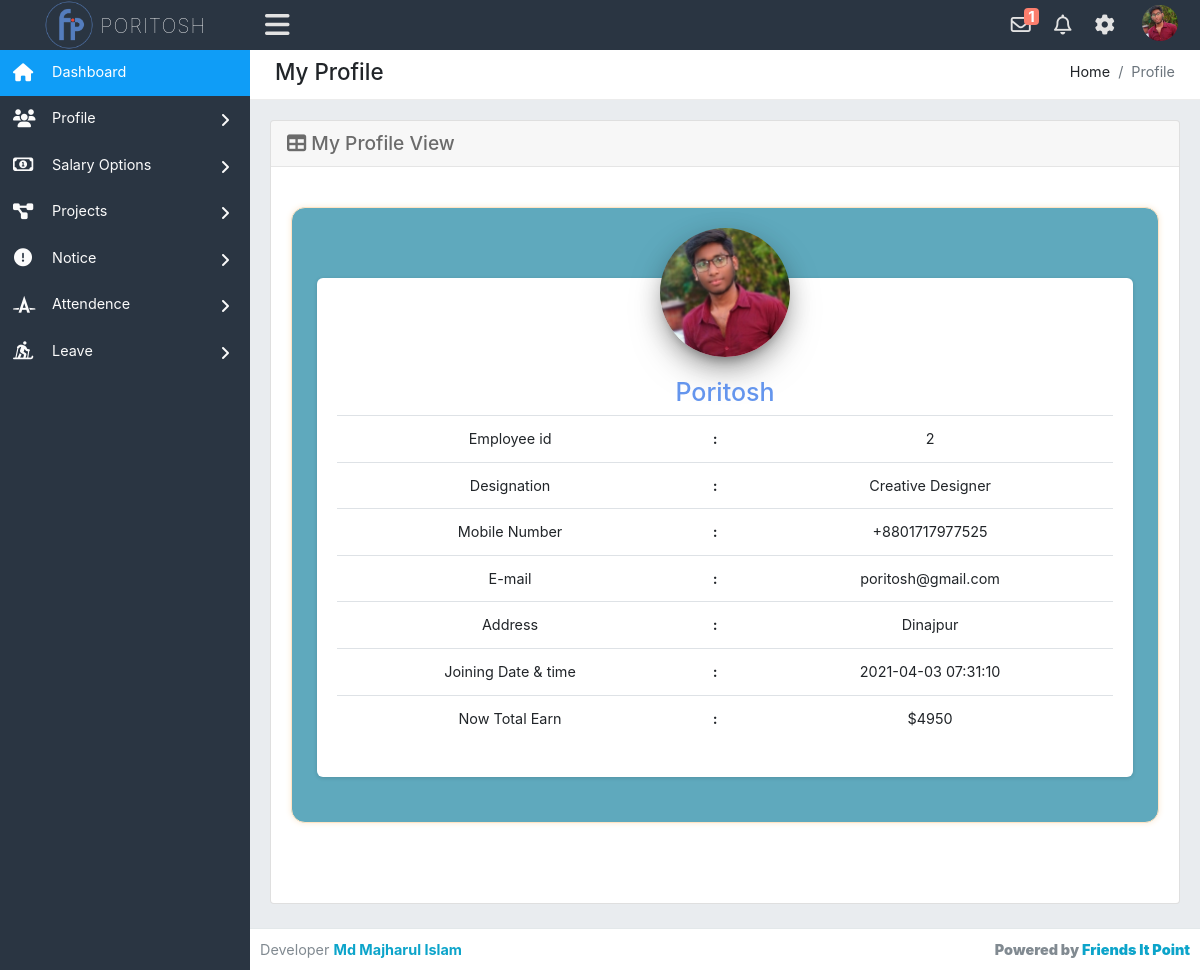
The page /myprofile.php (signed in) on the database its author committed.
### tables this page shows
CREATE TABLE `employee_info` (
  `id` int(11) NOT NULL,
  `employee_id` int(50) NOT NULL,
  `emp_fullname` varchar(100) NOT NULL,
  `emp_mail` varchar(50) NOT NULL,
  `emp_phone` int(20) NOT NULL,
  `emp_designation` varchar(50) NOT NULL,
  `emp_salary` varchar(50) NOT NULL,
  `emp_address` varchar(100) NOT NULL,
  `emp_password` varchar(150) NOT NULL,
  `emp_bio` varchar(1000) NOT NULL,
  `profile_pic` varchar(50) NOT NULL,
  `register_timedate` timestamp NOT NULL DEFAULT current_timestamp(),
  `total_salary` varchar(100) NOT NULL
);

### myprofile.php (the view)
<?php require_once('header.php'); ?>
<div class="row">
    <div class="col-xl-12">
        <div class="breadcrumb-holder">
            <h1 class="main-title float-left">My Profile</h1>
            <ol class="breadcrumb float-right">
                <li class="breadcrumb-item">Home</li>
                <li class="breadcrumb-item active">Profile</li>
            </ol>
            <div class="clearfix"></div>
        </div>
    </div>
</div>
<div class="row">
	<div class="col-xs-12 col-sm-12">
        <div class="card mb-3">
            <div class="card-header">
                <h3><i class="fas fa-table"></i> My Profile View</h3>
            </div>
            <div class="card-body">
          <div class="emp_info">
                <div class="emp_info_single">
                  <div class="emp_profile">
                    <div class="emp_avatar">
                      <a href="#emp_pablo">
                        <img class="img" src="uploads/<?php echo $row['profile_pic']; ?>" alt="no-photo">
                      </a>
                    </div>
                    <div class="emp_body table-responsive">
                      <h4><?php echo $row['emp_fullname'];?></h4>
                      <br\>
                      <table class="table">
                        <tbody>
                            <tr>
                                <td>Employee id</td>
                                <td><b>:</b></td>
                                <td><?php echo $row['employee_id'];?></td>
                            </tr>
                            <tr>
                                <td>Designation</td>
                                <td><b>:</b></td>
                                <td><?php echo $row['emp_designation'];?></td>
                            </tr>
                            <tr>
                                <td>Mobile Number</td>
                                <td><b>:</b></td>
                                <td>+880<?php echo $row['emp_phone'];?></td>
                            </tr>
                            <tr>
                                <td>E-mail</td>
                                <td><b>:</b></td>
                                <td><?php echo $row['emp_mail'];?></td>
                            </tr>
                            <tr>
                                <td>Address</td>
                                <td><b>:</b></td>
                                <td><?php echo $row['emp_address'];?></td>
                            </tr>
                            <tr>
                                <td>Joining Date &amp; time</td>
                                <td><b>:</b></td>
                                <td><?php echo $row['register_timedate'];?></td>
                            </tr>
                            <tr>
                                <td>Now Total Earn</td>
                                <td><b>:</b></td>
                                <td>$<?php echo $row['total_salary'];?></td>
                            </tr>
                        </tbody>
                    </table>
                    </br\></div>
                  </div>
                </div>
              </div>
            </div>
        </div>
    </div>
</div>
<?php require_once('footer.php'); ?>

### header.php (shortened to what this page needs)
<?php require_once('config.php'); ?>
<!DOCTYPE html>
<html lang="en">
<head>
    <link href="assets/css/bootstrap.min.css" rel="stylesheet" type="text/css" />
    <link href="assets/font-awesome/css/all.css" rel="stylesheet" type="text/css" />
    <link rel="stylesheet" href="fancybox-master/dist/jquery.fancybox.min.css">
    <link rel="stylesheet" href="livedatetime/clock.css">
    <link rel="stylesheet" href="livedatetime/calendar.css">
    <link href='https://netdna.bootstrapcdn.com/font-awesome/3.2.1/css/font-awesome.css' rel='stylesheet' type='text/css'>
    <link rel="stylesheet" type="text/css" href="assets/css/dataTables.bootstrap.min.css" />
    <link rel="stylesheet" type="text/css" href="assets/plugins/datatables/datatables.min.css" />
    <link href="assets/css/style.css" rel="stylesheet" type="text/css" />
</head>
<body class="adminbody">
    <div id="main">
        <div class="headerbar">
            <?php
                $stm = $pdo->prepare('SELECT * FROM employee_info WHERE id=?');
                $stm->execute(array($_SESSION['logged_emp']));
                $rslt = $stm->fetchAll(PDO::FETCH_ASSOC);
                foreach($rslt as $row) :
            ?>
            <div class="headerbar-left">
                <a href="index.php" class="logo">
                    <img alt="Logo" src="assets/images/logo.png" />
                    <span><?php echo $row['emp_fullname']; ?></span>
                </a>
            </div>
            <nav class="navbar-custom">
                <ul class="list-inline float-right mb-0">
                    <li class="list-inline-item dropdown notif">
                        <a class="nav-link dropdown-toggle arrow-none" data-toggle="dropdown" href="#" aria-haspopup="false" aria-expanded="false">
                            <i class="far fa-envelope"></i>
                            <?php
                                $notify_s = $pdo->prepare('SELECT * FROM notification WHERE emp_id=? AND type=? AND status=? ORDER BY date DESC');
                                $notify_s->execute(array($_SESSION['logged_emp'],'salary','unread'));
                                $notify_result = $notify_s->fetchAll(PDO::FETCH_ASSOC);
                                if(count($notify_result) > 0 ) :
                             ?>
                            <span class="mycounter"><?php echo count($notify_result); ?></span>
                            <?php endif; ?>
                        </a>
                    </li>
                    <li class="list-inline-item dropdown notif">
                        <a class="nav-link dropdown-toggle arrow-none" data-toggle="dropdown" href="#" aria-haspopup="false" aria-expanded="false">
                            <i class="far fa-bell"></i>
                        </a>
                    </li>
                    <li class="list-inline-item dropdown notif">
                        <a class="nav-link dropdown-toggle arrow-none" data-toggle="dropdown" href="#" aria-haspopup="false" aria-expanded="false">
                            <i class="fas fa-cog"></i>
                        </a>
                    </li>
                    <li class="list-inline-item dropdown notif">
                        <a class="nav-link dropdown-toggle nav-user" data-toggle="dropdown" href="#" aria-haspopup="false" aria-expanded="false">
                            <?php if($row['profile_pic'] != 'avatar') : ?>
                            <img src="uploads/<?php echo $row['profile_pic']; ?>" alt="Profile image" class="avatar-rounded">
                            <?php else : ?>
                            <img src="assets/images/avatars/admin.png" alt="Profile image" class="avatar-rounded">
                        </a>
                        <?php endif; endforeach; ?>
                    </li>
                </ul>
                <ul class="list-inline menu-left mb-0">
                    <li class="float-left">
                        <button class="button-menu-mobile open-left">
                            <i class="fas fa-bars"></i>
                        </button>
                    </li>
                </ul>
            </nav>
        </div>
        <div class="left main-sidebar">
            <div class="sidebar-inner leftscroll">
                <div id="sidebar-menu">
                    <ul>
                        <li class="submenu">
                            <a class="active" href="index.php">
                                <i class="fas fa-home"></i>
                                <span> Dashboard </span>
                            </a>
                        </li>
                        <li class="submenu">
                            <a id="tables" href="#">
                                <i class="fas fa-users"></i>
                                <span> Profile </span>
                                <span class="menu-arrow"></span>
                            </a>
                        </li>
                        <li class="submenu">
                            <a id="tables" href="#">
                                <i class="far fa-money-bill-alt"></i>
                                <span> Salary Options </span>
                                <span class="menu-arrow"></span>
                            </a>
                        </li>
                        <li class="submenu">
                            <a id="tables" href="#">
                                <i class="fas fa-project-diagram"></i>
                                <span> Projects </span>
                                <span class="menu-arrow"></span>
                            </a>
                        </li>
                        <li class="submenu">
                            <a id="tables" href="#">
                                <i class="fas fa-exclamation-circle"></i>
                                <span> Notice </span>
                                <span class="menu-arrow"></span>
                            </a>
                        </li>
                        <li class="submenu">
                            <a id="tables" href="#">
                                <i class="fab fa-autoprefixer"></i>
                                <span> Attendence </span>
                                <span class="menu-arrow"></span>
                            </a>
                        </li>
                        <li class="submenu">
                            <a id="tables" href="#">
                                <i class="fas fa-skiing-nordic"></i>
                                <span> Leave </span>
                                <span class="menu-arrow"></span>
                            </a>
                        </li>
                    </ul>
                </div>
            </div>
        </div>
        <div class="content-page">
            <div class="content">
                <div class="container-fluid">

### livedatetime/clock.css (style rules this page uses)
* { margin: 0; padding: 0; box-sizing: border-box; }

### rows shown on the page
employee_info: emp_fullname "PORITOSH", count($notify_result) "1", profile_pic (picture), emp_fullname "Poritosh", employee "2", emp_designation "Creative Designer", emp_phone "1717977525", emp_mail "poritosh@gmail.com", emp_address "Dinajpur", register_timedate "2021-04-03 07:31:10", total_salary "4950"
